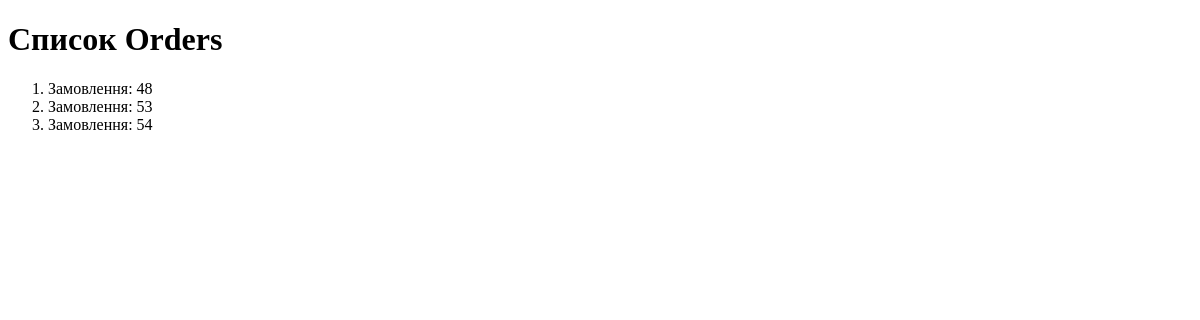
The page /order_list on the database as committed earlier.
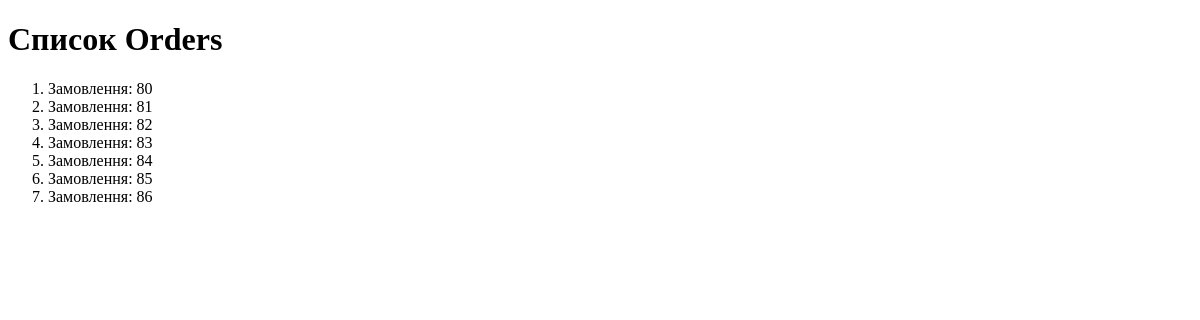
The same page on the database as committed later.
### order_creator/models.py (models this page shows)
class Order(models.Model):
    client = models.ForeignKey(Client, on_delete=models.CASCADE,
                               related_name="orders")
    dealership = models.ForeignKey(
        Dealership, on_delete=models.CASCADE, related_name="orders"
    )
    is_paid = models.BooleanField(default=False)
    def __str__(self):
        return f"Замовлення: {self.id}"

### order_creator/views.py (the view)
# urls.py: path("order_list", order_list, name="order_list"),
def order_list(request):
    orders = Order.objects.all()
    return render(request, "list.html",
                  {"elements": orders, "list_name": "Orders"})

### templates/list.html (shortened to what this page needs)
{% extends "base.html" %}
{% block content %}
    <h1>Список {{ list_name }}</h1>
    <ol>
        {% for element in elements %}
            <li>{{ element }}</li>
        {% endfor %}
    </ol>
{% endblock %}

Rows that differ between the two databases and show on the page:
removed Order: id "Замовлення: 48"
removed Order: id "Замовлення: 53"
removed Order: id "Замовлення: 54"
added Order: id "Замовлення: 80"
added Order: id "Замовлення: 81"
added Order: id "Замовлення: 82"
added Order: id "Замовлення: 83"
added Order: id "Замовлення: 84"
added Order: id "Замовлення: 85"
added Order: id "Замовлення: 86"
